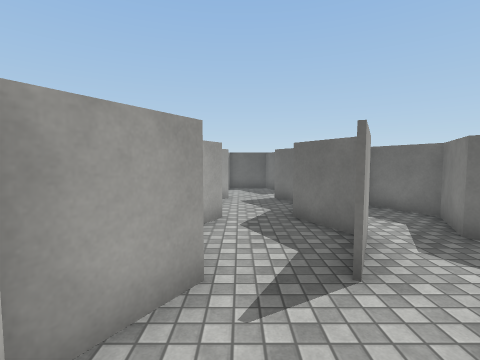
view 1 (above)

24 first-person views from a walk through a scene from a Unity 3-D project. The camera is 1.5 m above the floor, tilts 4° down and sees 85° across. The floor is counted in squares, 1 m on a side. Each view is taken from the middle of a square. On the plan, view 1 faces up. The plan holds only what a view shows up to about 14 squares ahead; the rest is blank. The place goes on beyond the plan. The player character is not drawn. Surface patterns are stand-ins for the level's own textures.

view 2
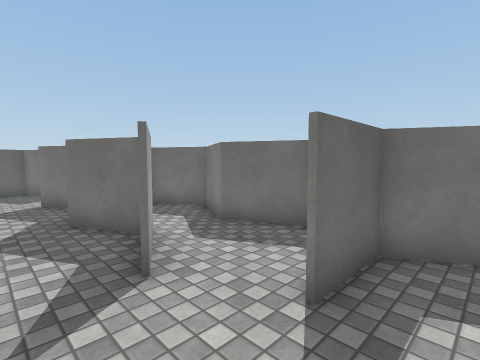

view 3
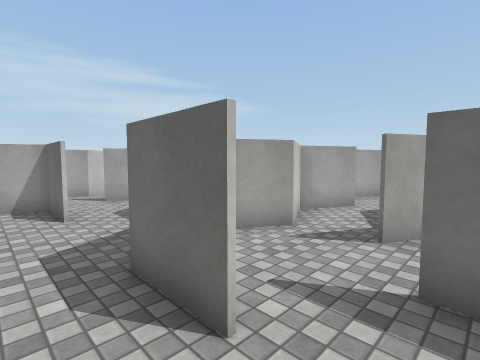

view 4
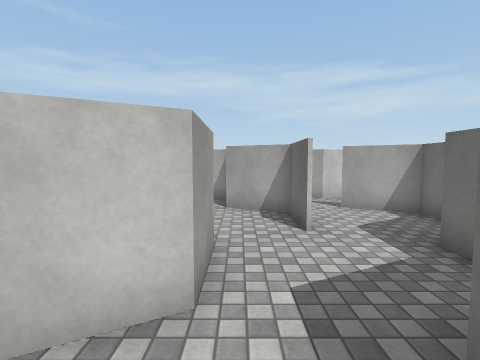

view 5
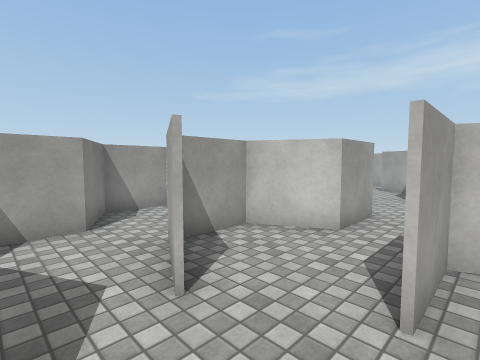

view 6
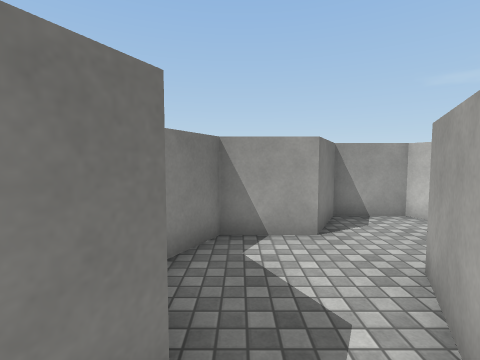

view 7
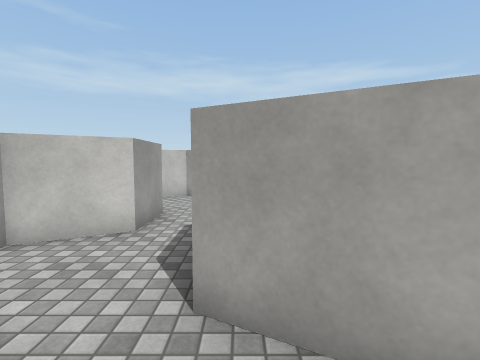

view 8
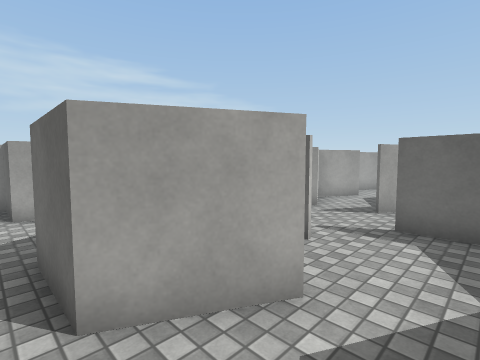

view 9
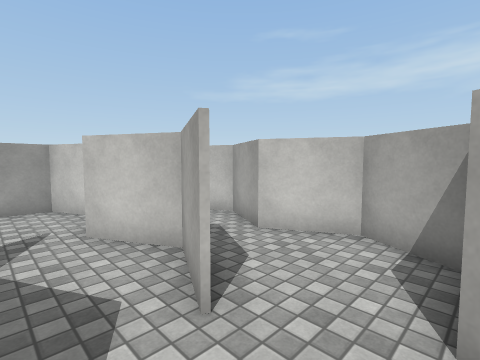

view 10
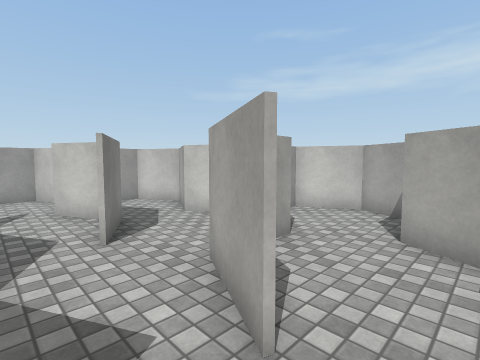

view 11
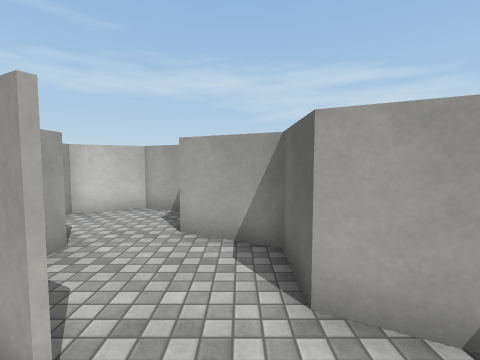

view 12
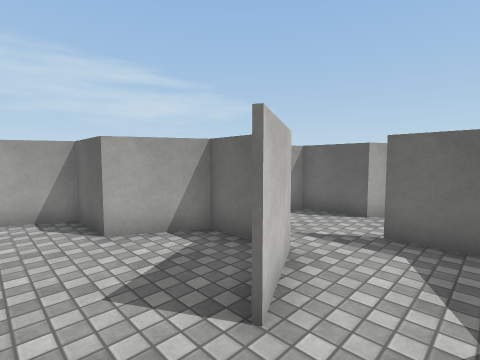

view 13
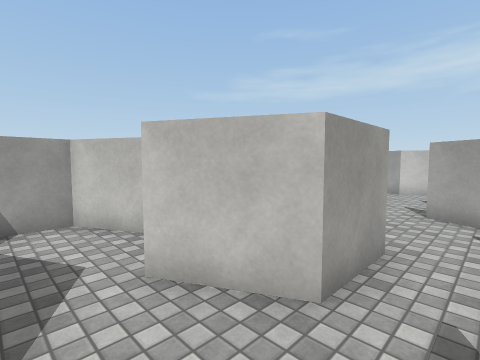

view 14
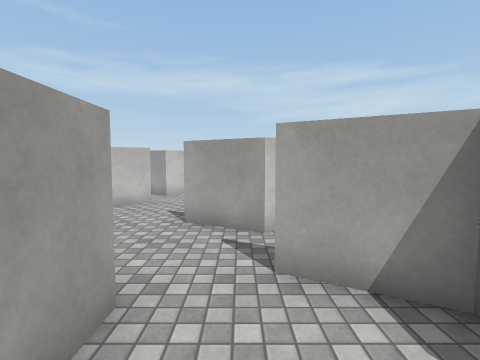

view 15
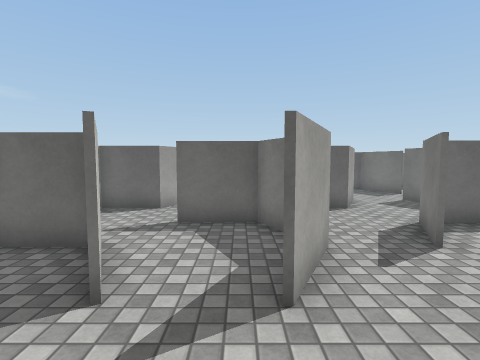

view 16
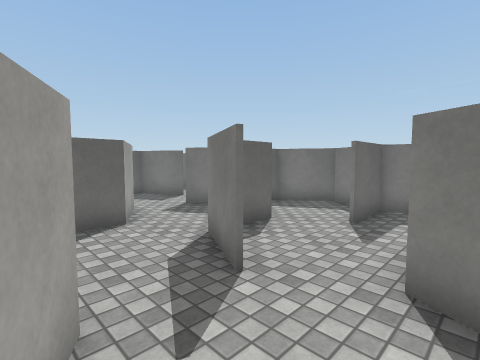

view 17
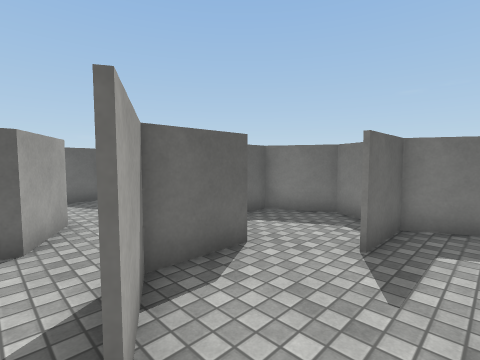

view 18
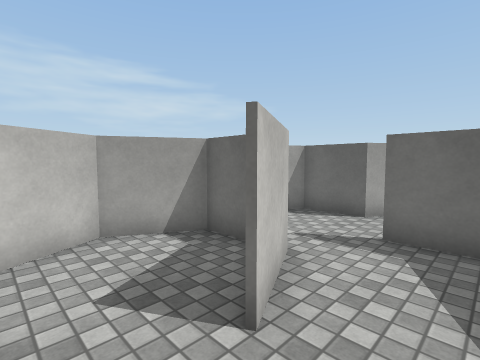

view 19
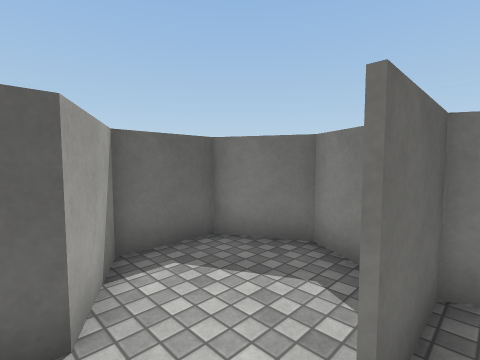

view 20
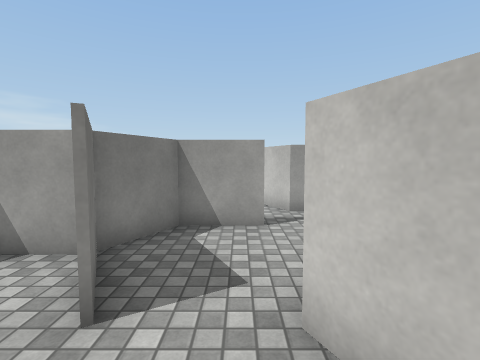

view 21
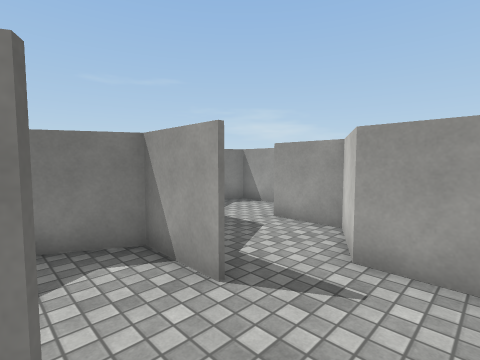

view 22
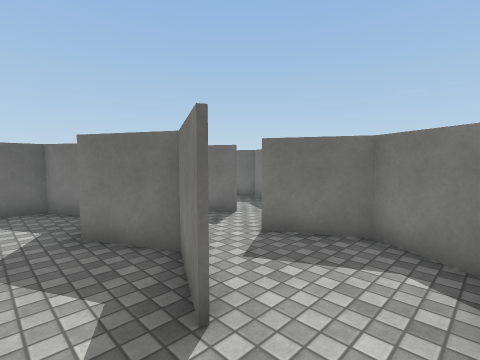

view 23
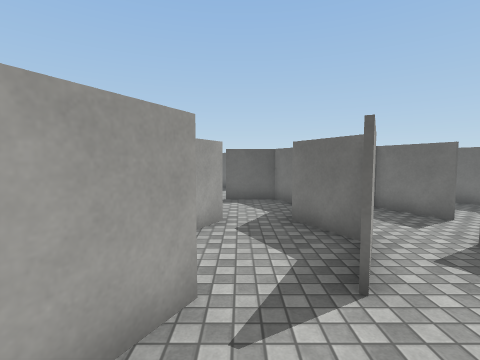

view 24
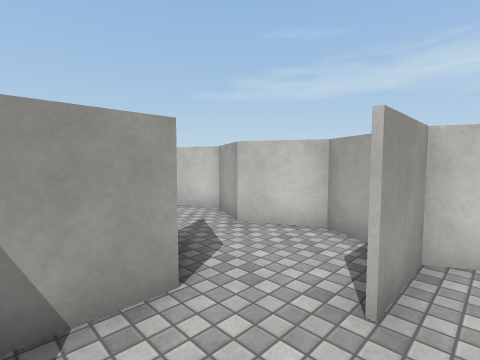

### Floor plan
Key: @ floor where view 1 was taken; # wall or solid block; . floor; = window, fence, low wall or low ledge.
Columns run from 13 left of view 1 to 5 right of it. Each row starts with its distance up from view 1.
 26              ###
 25              ..#
 24              ...
 23              ...
 22       ####  #..#
 21      ##..# ##..#
 20    ###...###...# ##
 19    #.....#.... #..#
 18 .###...###..###...#
 17 ...###...#..#...###
 16  ..#.=#..#........#
 15 #..#..#..#..###...#
 14 #..#........#.=#..
 13  ..#.....####..#..
 12 ...#.##..#........
 11 ...#..####........
 10 #.....#.....#..#..
  9 #...###..####..####
  8  .....#..#.....# .#
  7  ###..####..#..#..#
  6    #.....#..#..#..#
  5    ###...#..#..#..#
  4    #.....#..#..#..#
  3    #..####..#..#..#
  2    #.##..####.....#
  1    #........#...###
  0    #........#@....#
 -1   ##..###...###...#
 -2    ####...........#
 -3    #.....####..#..#
 -4    #..####..####..#
 -5       #...........#
 -6      ##..###...####
 -7       #..  ##..#
 -8             ####

Positions as (right, up) in squares from view 1, and headings:
1: (0, 0), facing up
2: (0, 0), facing up-right
3: (3, -2), facing up-left
4: (1, -2), facing left
5: (4, 0), facing down-left
6: (4, -1), facing down
7: (4, -4), facing left
8: (4, -5), facing up-left
9: (1, 9), facing down-left
10: (1, 12), facing down-left
11: (1, 12), facing left
12: (4, 11), facing up-left
13: (4, 16), facing down-left
14: (2, 16), facing left
15: (-5, 12), facing up
16: (-4, 14), facing up-right
17: (-2, 15), facing up-right
18: (-5, 13), facing up-left
19: (-8, 18), facing up-right
20: (-9, 15), facing down
21: (-12, 11), facing down-right
22: (-12, 9), facing up-right
23: (-12, 8), facing up
24: (-5, 6), facing down-left
